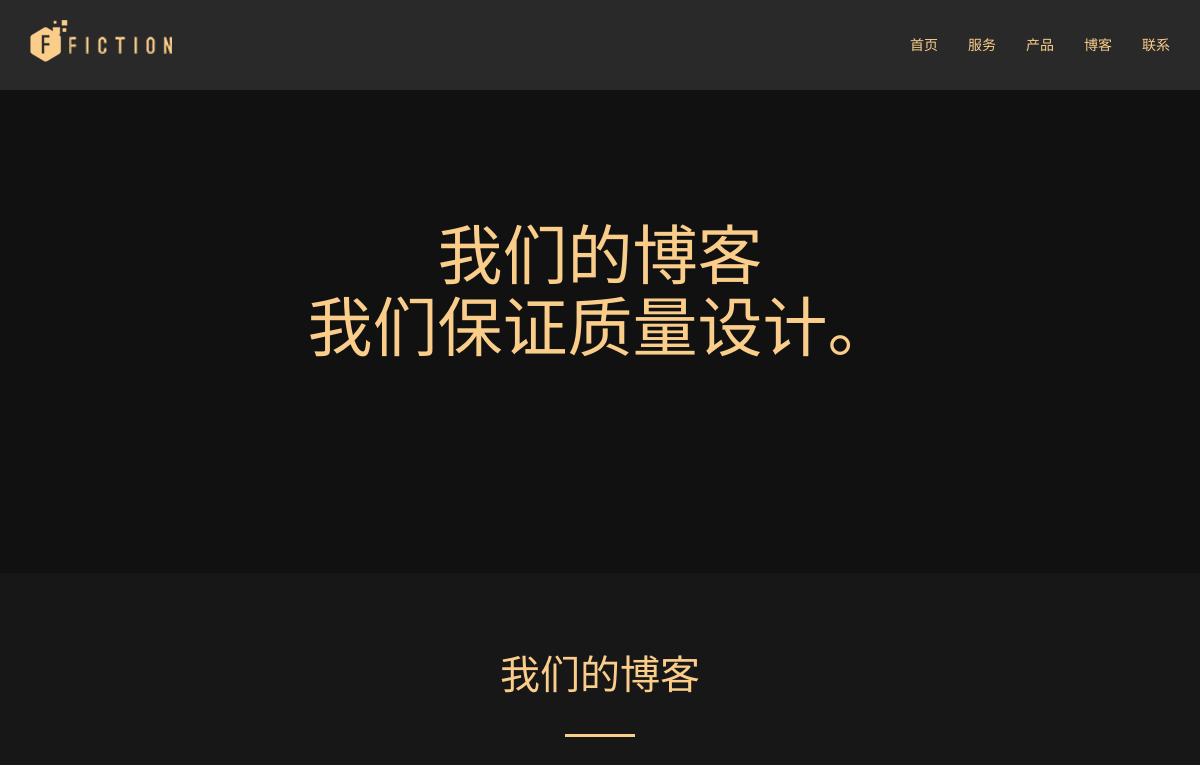
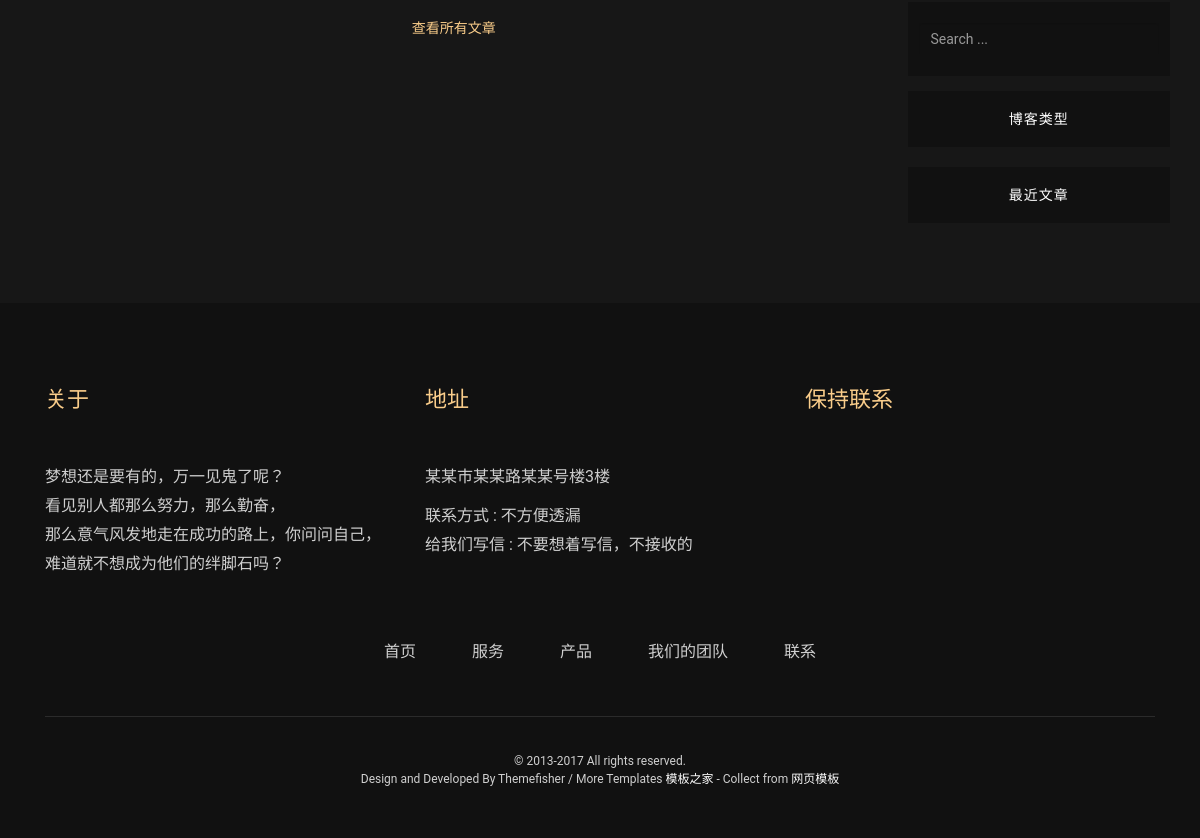
Before: /web/blog/ with the older database file (2 pictures, top to bottom).
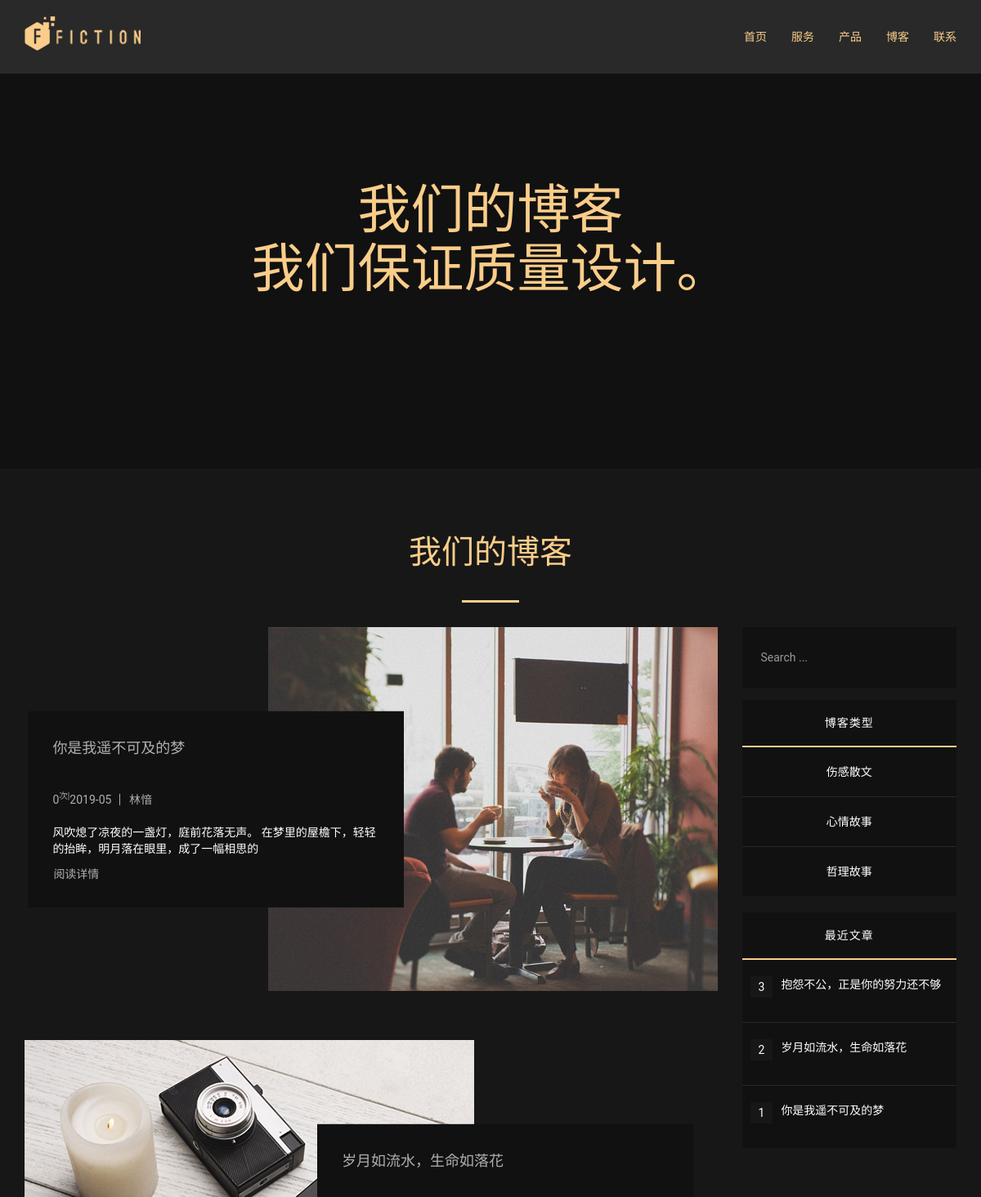
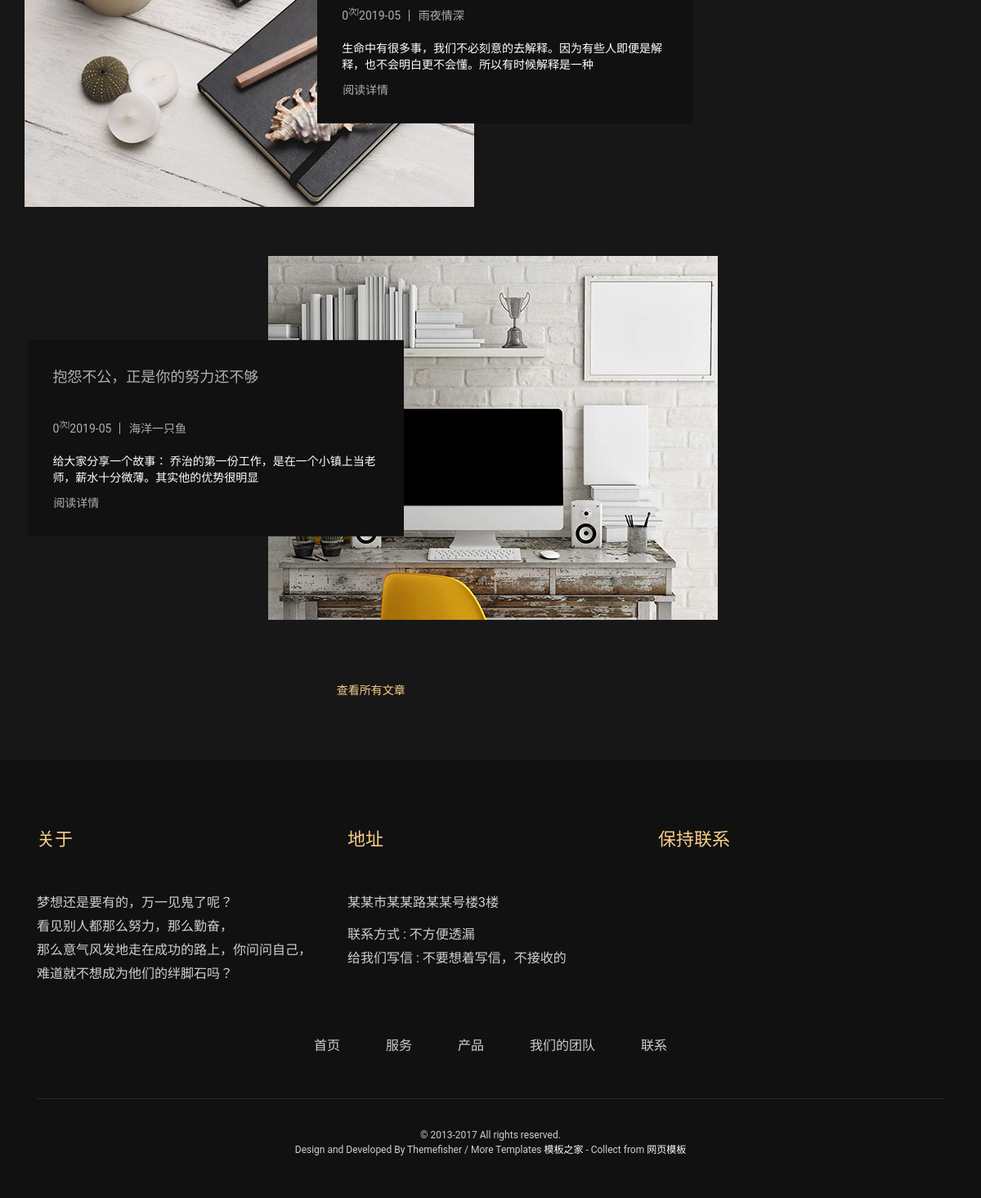
After: the same page with the newer database file (2 pictures, top to bottom).
### web/models.py (models this page shows, shortened)
class Article(models.Model):
    auto=models.CharField(max_length=20,verbose_name='作者')
    title = models.CharField(max_length=30, verbose_name='文章')
    body = models.TextField()
    creater_time = models.DateTimeField(auto_now_add=True)
    update_time = models.DateTimeField(auto_now=True)
    views = models.PositiveIntegerField(default=0)
    img=models.ImageField(upload_to='abs')
    category = models.ForeignKey(Category, on_delete=models.CASCADE)
    class Meta():
        verbose_name = '博客文章'
        verbose_name_plural = verbose_name

class Category(models.Model):
    title = models.CharField(max_length=20, verbose_name='博客类型')
    class Meta():
        verbose_name = '博客类型'
        verbose_name_plural = verbose_name

### web/views.py (the view)
# urls.py: 2. Add a URL to urlpatterns:  path('blog/', include('blog.urls'))
def blog(request):
    articles=Article.objects.all()
    categorys=Category.objects.all()
    arts=Article.objects.order_by('-creater_time')
    return render(request,'blog.html',locals())

### templates/blog.html (shortened to what this page needs)
<!doctype html>
<html class="no-js" lang="">
<head>
    <link rel="stylesheet" href="/static/css/bootstrap.min.css">
    <link rel="stylesheet" href="/static/css/themefisher-fonts.css">
    <link rel="stylesheet" href="/static/css/owl.carousel.css">
    <link rel="stylesheet" href="/static/css/owl.transitions.css">
    <link rel="stylesheet" href="/static/css/magnific-popup.css">
    <link rel="stylesheet" href="/static/css/playfairdisplaysc.css">
    <link rel="stylesheet" href="">
    <link rel="stylesheet" href="/static/css/style.css">
</head>
<body>
<nav class="navbar navbar-fixed-top navigation" >
  <div class="container">
    <div class="navbar-header">
      <a class="navbar-brand logo" href="index.html">
        <img src="/static/img/logo-yellow.png" alt="">
      </a>
    </div>
    <div class="collapse navbar-collapse navbar-ex1-collapse">
      <ul class="nav navbar-nav navbar-right menu">
        <li><a href="{% url 'web:index' %}">首页</a></li>
        <li><a href="{% url 'web:services' %}">服务</a></li>
        <li><a href="{% url 'web:itemn' %}">产品</a></li>
        <li><a href="{% url 'web:blog' %}">博客</a></li>
        <li><a href="{% url 'web:contact' %}">联系</a></li>
      </ul>
    </div>
  </div>
</nav>
<section class="page-header services-header" data-parallax="scroll" data-image-src="images/header/blog-folding-img.jpg">
    <div class="container">
        <div class="row">
            <div class="col-md-12">
                <h1 class="text-center">我们的博客 <br> 我们保证质量设计。</h1>
            </div>
        </div>
    </div>
</section>
<section class="blog">
    <div class="container">
        <div class="row">
            <div class="title text-center">
                <h2>我们的博客</h2>
            </div>
            <div class="col-md-9">
                {% for en in articles %}
                {% if forloop.counter|divisibleby:2 %}
                <div class="blog-list-section blog-content-right row">
                    <div class="col-md-9 blog-content-area">
                        <div class="blog-img">
                            <img class="img-responsive" src="/static/media/{{ en.img }}" alt="">
                        </div>
                        <div class="blog-content">
                            <a href="{% url 'web:blogsingle' en.id %}"><h4 class="blog-title">{{ en.title }}</h4></a>
                            <div class="meta">
                                <div class="date">
                                    <p>{{ en.views }}<sup>次|</sup>{{ en.creater_time|date:'Y-m'}}</p>
                                </div>
                                <div class="author">
                                    <p>{{ en.auto }}</p>
                                </div>
                            </div>
                            <p class="blog-decisions">{{ en.body|truncatechars:50 }}</p>
                            <a class="btn btn-default th-btn solid-btn" href="{% url 'web:blogsingle' en.id %}" role="button">阅读详情
                                </a>
                        </div>
                    </div>
                </div>
                {% else %}
                <div class="blog-list-section blog-content-left row">
                    <div class="col-md-9 blog-content-area">
                        <div class="blog-img">
                            <img class="img-responsive" src="/static/media/{{ en.img }}" alt="">
                        </div>
                        <div class="blog-content">
                            <a href="{% url 'web:blogsingle' en.id %}"><h4 class="blog-title">{{ en.title }}</h4></a>
                            <div class="meta">
                                <div class="date">
                                    <p>{{ en.views }}<sup>次|</sup>{{ en.creater_time|date:'Y-m'}}</p>
                                </div>
                                <div class="author">
                                    <p>{{ en.auto }}</p>
                                </div>
                            </div>
                            <p class="blog-decisions">{{ en.body|truncatechars:50 }}</p>
                            <a class="btn btn-default th-btn solid-btn" href="{% url 'web:blogsingle' en.id %}" role="button">阅读详情
                                </a>
                        </div>
                    </div>
                </div>
                {% endif %}
                {% endfor %}
          <div class="col-md-12">
            <div class="see-all-post text-center">
              <a class="btn btn-default th-btn solid-btn" href="{% url 'web:allblog' %}" role="button">查看所有文章 </a>
            </div>
          </div>
        </div>
        <div class="col-md-3">
          	<div class="blog-sidbar">
		<div class="search widgets">
			<form class="form-inline">
			  <div class="form-group search-input">
			    <input type="text" class="form-control" placeholder="Search ...">
			  </div>
			  <button type="submit" class="btn btn-default tf-search-btn"></button>
			</form>
		</div>
		<div class="categories widgets">
			<div class="list-group text-center">
				<div class="list-group-item active"> 博客类型</div>
                {% for en in categorys %}
				<a href="{% url 'web:blogdetail' en.id %}" class="list-group-item">{{ en.title }}</a>
                {% endfor %}
			</div>
		</div>
		<div class="related-post widgets">
			<div class="list-group">
				<div class="list-group-item active text-center">
				最近文章
				</div>
                {% for en in arts %}
				<a href="{% url 'web:blogsingle' en.id %}" class="list-group-item">
					<div class="media">
					  <div class="media-left media-middle"><p class="post-count">{{ en.id }}</p></div>
					  <div class="media-body">
					    <p>{{ en.title }}</p>
					  </div>
					</div>
				</a>
				{% endfor %}
			</div>
		</div>
	</div>
        </div>
        </div>
    </div>
</section>
<footer class="footer">
        <div class="container">
            <div class="row">
                <div class="container">
                    <div class="footer-top">
                        <div class="col-md-4">
                            <div class="footer-about">
                                <h3 class="footer-title">关于</h3>
                                <p>梦想还是要有的，万一见鬼了呢？<br>
                                 看见别人都那么努力，那么勤奋， <br>
                                  那么意气风发地走在成功的路上，你问问自己， <br>
                                  难道就不想成为他们的绊脚石吗？</p>
                            </div>
                        </div>
                        <div class="col-md-4">
                            <div class="footer-address">
                                <h3 class="footer-title">地址</h3>
                                <p>某某市某某路某某号楼3楼</p>
                                <p class="contact-address">
                                    联系方式 : <a href="tel:+610383666274">不方便透漏</a> <br>
                                    给我们写信 : <a href="mailto:info@info.com">不要想着写信，不接收的</a>
                                </p>
                            </div>
                        </div>
                        <div class="col-md-4">
                            <div class="footer-social-media">
                                <h3 class="footer-title">保持联系</h3>
                                <ul class="footer-media-link">
                                    <li><a href="#"><i class="tf-ion-social-facebook" aria-hidden="true"></i></a></li>
                                    <li><a href="#"><i class="tf-ion-social-twitter" aria-hidden="true"></i></a></li>
                                    <li><a href="#"><i class="tf-ion-social-linkedin-outline" aria-hidden="true"></i></a></li>
                                    <li><a href="#"><i class="tf-ion-social-google-outline" aria-hidden="true"></i></a></li>
                                    <li><a href="#"><i class="tf-ion-social-instagram-outline" aria-hidden="true"></i></a></li>
                                </ul>
                            </div>
                        </div>
                    </div>
                    <div class="footer-nav text-center">
                        <div class="col-md-12">
                            <ul>
                                <li><a href="index.html">首页</a></li>
                                <li><a href="services.html">服务</a></li>
                                <li><a href="portfolio.html">产品</a></li>
                                <li><a href="#">我们的团队</a></li>
                                <li><a href="contact.html">联系</a></li>
                            </ul>
                        </div>
                    </div>
                    <div class="text-center">
                        <div class="col-md-12">
                            <div class="copyright">
                                <p>&copy; 2013-2017 All rights reserved. <br> Design and Developed By Themefisher /  More Templates <a href="http://www.cssmoban.com/" target="_blank" title="模板之家">模板之家</a> - Collect from <a href="http://www.cssmoban.com/" title="网页模板" target="_blank">网页模板</a></p>
                            </div>
                        </div>
                    </div>
                </div>
            </div>
        </div>
    </footer>
</body>
</html>

Changed rows visible on the page:
added Article: img (picture), title "你是我遥不可及的梦", views "0", creater_time "2019-05", auto "林愔", body "风吹熄了凉夜的一盏灯，庭前花落无声。 在梦里的屋檐下，轻轻的抬眸，明月落在眼里，成了一幅相思的", id "1"
added Article: img (picture), title "岁月如流水，生命如落花", views "0", creater_time "2019-05", auto "雨夜情深", body "生命中有很多事，我们不必刻意的去解释。因为有些人即便是解释，也不会明白更不会懂。所以有时候解释是一种", id "2"
added Article: img (picture), title "抱怨不公，正是你的努力还不够", views "0", creater_time "2019-05", auto "海洋一只鱼", body "给大家分享一个故事： 乔治的第一份工作，是在一个小镇上当老师，薪水十分微薄。其实他的优势很明显", id "3"
added Category: title "伤感散文"
added Category: title "心情故事"
added Category: title "哲理故事"
